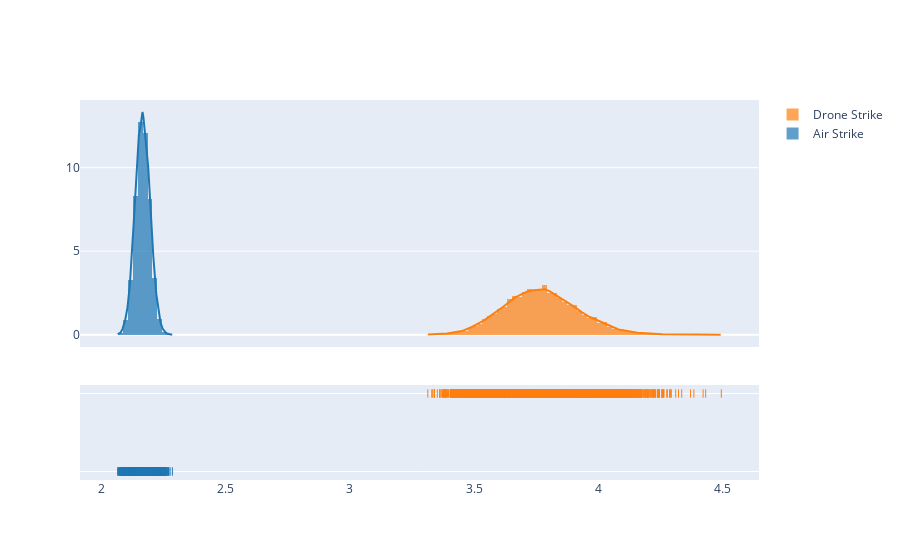

Notebook code cell kept with this figure:
### Code cell
hist_data = [air_means,drone_means]

group_labels = ['Air Strike', 'Drone Strike']

# Create distplot with custom bin_size
fig = ff.create_distplot(hist_data, group_labels, bin_size=.02)
fig.show()

### Figure 1 — Plotly figure (JSON) as saved in the notebook; plotly's stock layout.template omitted (floating-point values rounded to 4 significant figures; data arrays with more than 128 entries replaced by an {"elided": "..."} marker saying what was removed)
{"data": [{"autobinx": false, "histnorm": "probability density", "legendgroup": "Air Strike", "marker": {"color": "rgb(31, 119, 180)"}, "name": "Air Strike", "opacity": 0.7, "type": "histogram", "x": {"elided": "10000 float values"}, "xaxis": "x", "xbins": {"end": 2.286, "size": 0.02, "start": 2.066}, "yaxis": "y"}, {"autobinx": false, "histnorm": "probability density", "legendgroup": "Drone Strike", "marker": {"color": "rgb(255, 127, 14)"}, "name": "Drone Strike", "opacity": 0.7, "type": "histogram", "x": {"elided": "10000 float values"}, "xaxis": "x", "xbins": {"end": 4.495, "size": 0.02, "start": 3.314}, "yaxis": "y"}, {"legendgroup": "Air Strike", "marker": {"color": "rgb(31, 119, 180)"}, "mode": "lines", "name": "Air Strike", "showlegend": false, "type": "scatter", "x": {"elided": "500 float values"}, "xaxis": "x", "y": {"elided": "500 float values"}, "yaxis": "y"}, {"legendgroup": "Drone Strike", "marker": {"color": "rgb(255, 127, 14)"}, "mode": "lines", "name": "Drone Strike", "showlegend": false, "type": "scatter", "x": {"elided": "500 float values"}, "xaxis": "x", "y": {"elided": "500 float values"}, "yaxis": "y"}, {"legendgroup": "Air Strike", "marker": {"color": "rgb(31, 119, 180)", "symbol": "line-ns-open"}, "mode": "markers", "name": "Air Strike", "showlegend": false, "type": "scatter", "x": {"elided": "10000 float values"}, "xaxis": "x", "y": {"elided": "10000 str values"}, "yaxis": "y2"}, {"legendgroup": "Drone Strike", "marker": {"color": "rgb(255, 127, 14)", "symbol": "line-ns-open"}, "mode": "markers", "name": "Drone Strike", "showlegend": false, "type": "scatter", "x": {"elided": "10000 float values"}, "xaxis": "x", "y": {"elided": "10000 str values"}, "yaxis": "y2"}], "layout": {"barmode": "overlay", "hovermode": "closest", "legend": {"traceorder": "reversed"}, "xaxis": {"anchor": "y2", "domain": [0, 1], "zeroline": false}, "yaxis": {"anchor": "free", "domain": [0.35, 1], "position": 0}, "yaxis2": {"anchor": "x", "domain": [0, 0.25], "dtick": 1, "showticklabels": false}}}
